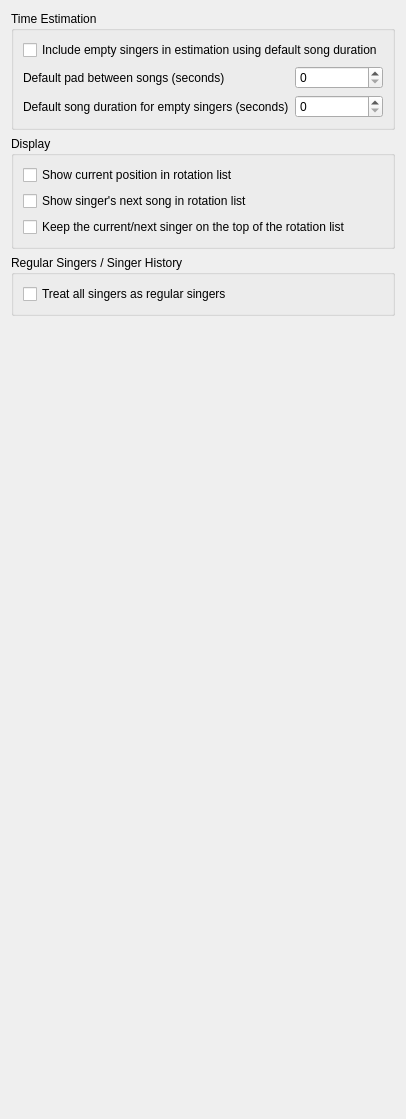
          <widget class="QWidget" name="tabWidgetPage6">
           <attribute name="title">
            <string>Rotation</string>
           </attribute>
           <layout class="QVBoxLayout" name="verticalLayout_25">
            <item>
             <widget class="QGroupBox" name="groupBox_5">
              <property name="title">
               <string>Time Estimation</string>
              </property>
              <layout class="QVBoxLayout" name="verticalLayout_23">
               <item>
                <layout class="QVBoxLayout" name="verticalLayout_21">
                 <item>
                  <widget class="QCheckBox" name="checkBoxIncludeEmptySingers">
                   <property name="text">
                    <string>Include empty singers in estimation using default song duration</string>
                   </property>
                  </widget>
                 </item>
                 <item>
                  <layout class="QFormLayout" name="formLayout_3">
                   <item row="0" column="0">
                    <widget class="QLabel" name="label_28">
                     <property name="text">
                      <string>Default pad between songs (seconds)</string>
                     </property>
                    </widget>
                   </item>
                   <item row="0" column="1">
                    <widget class="QSpinBox" name="spinBoxDefaultPadTime">
                     <property name="maximum">
                      <number>1000</number>
                     </property>
                    </widget>
                   </item>
                   <item row="1" column="0">
                    <widget class="QLabel" name="label_29">
                     <property name="text">
                      <string>Default song duration for empty singers (seconds)</string>
                     </property>
                    </widget>
                   </item>
                   <item row="1" column="1">
                    <widget class="QSpinBox" name="spinBoxDefaultSongDuration">
                     <property name="suffix">
                      <string/>
                     </property>
                     <property name="maximum">
                      <number>1000</number>
                     </property>
                    </widget>
                   </item>
                  </layout>
                 </item>
                </layout>
               </item>
              </layout>
             </widget>
            </item>
            <item>
             <widget class="QGroupBox" name="groupBox_6">
              <property name="title">
               <string>Display</string>
              </property>
              <layout class="QVBoxLayout" name="verticalLayout_22">
               <item>
                <widget class="QCheckBox" name="checkBoxDisplayCurrentRotationPosition">
                 <property name="text">
                  <string>Show current position in rotation list</string>
                 </property>
                </widget>
               </item>
               <item>
                <widget class="QCheckBox" name="cbxRotShowNextSong">
                 <property name="text">
                  <string>Show singer's next song in rotation list</string>
                 </property>
                </widget>
               </item>
               <item>
                <widget class="QCheckBox" name="checkBoxCurrentSingerTop">
                 <property name="toolTip">
                  <string>&lt;html&gt;&lt;head/&gt;&lt;body&gt;&lt;p&gt;If enabled, the rotation list will follow the current singer position rather than using a static order.&lt;/p&gt;&lt;/body&gt;&lt;/html&gt;</string>
                 </property>
                 <property name="text">
                  <string>Keep the current/next singer on the top of the rotation list</string>
                 </property>
                </widget>
               </item>
              </layout>
             </widget>
            </item>
            <item>
             <widget class="QGroupBox" name="groupBox_9">
              <property name="title">
               <string>Regular Singers / Singer History</string>
              </property>
              <layout class="QVBoxLayout" name="verticalLayout_29">
               <item>
                <widget class="QCheckBox" name="checkBoxTreatAllSingersAsRegs">
                 <property name="toolTip">
                  <string>&lt;html&gt;&lt;head/&gt;&lt;body&gt;&lt;p&gt;If enabled, all singers added to the rotation will be treated as regular singers and their history will be tracked.  History is saved by the singer name, so it's best if you avoid adding singers to the rotation named as just a common first name if you're interested in having a useful history for them.&lt;/p&gt;&lt;/body&gt;&lt;/html&gt;</string>
                 </property>
                 <property name="text">
                  <string>Treat all singers as regular singers</string>
                 </property>
                </widget>
               </item>
              </layout>
             </widget>
            </item>
            <item>
             <spacer name="verticalSpacer_7">
              <property name="orientation">
               <enum>Qt::Vertical</enum>
              </property>
              <property name="sizeHint" stdset="0">
               <size>
                <width>20</width>
                <height>792</height>
               </size>
              </property>
             </spacer>
            </item>
           </layout>
          </widget>
